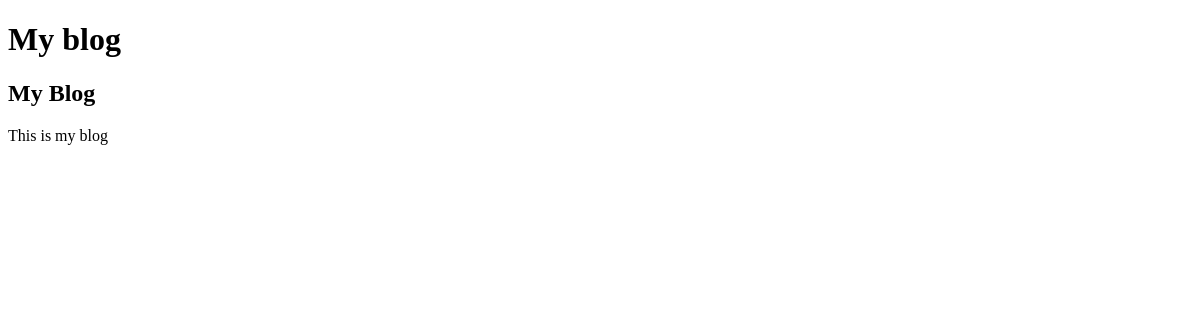
Page /blog/ on the earlier database version.
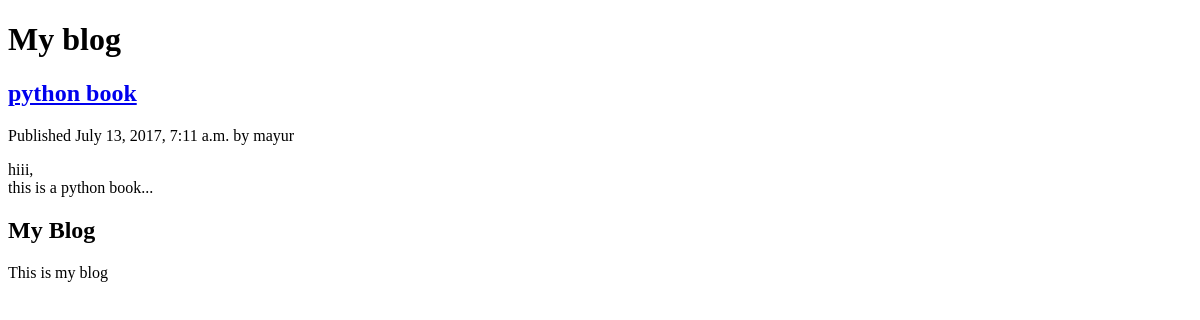
Same page on the later database version.
### blog/models.py (models this page shows, shortened)
class Post(models.Model):
	STATUS_CHOICE = (
		('draft', 'Draft'),
		('published', 'Published'),
		)
	title = models.CharField(max_length = 250)
	slug = models.SlugField(max_length = 250, unique_for_date = 'publish')
	author = models.ForeignKey(User, related_name = 'bolg_posts') #For reverse relationship....(related_name)
	body = models.TextField()
	publish = models.DateTimeField(default = timezone.now())
	created = models.DateTimeField(auto_now_add = True)
	updated = models.DateTimeField(auto_now = True)
	status = models.CharField(max_length = 10, choices = STATUS_CHOICE, default = 'draft')
	objects = models.Manager()
	published = PublishedManager()
	class meta:
		ordering = ('-publish')
	def get_absolute_url(self):
		return reverse('blog:post_details', args = [self.publish.year, self.publish.strftime('%m'), self.publish.strftime('%d'),self.slug])

### blog/views.py (the view)
class PostListView(ListView):
	queryset = Post.published.all()
	context_object_name = 'posts'
	template_name = 'blog/post/list.html'

### blog/templates/blog/post/list.html (shortened to what this page needs)
{% extends "blog/base.html" %}
{% block content %}
	<h1>My blog</h1>
	{% for post in posts %}
		<h2><a href="{{post.get_absolute_url}}">{{post.title}}</a></h2>
		<p class="date">Published {{post.publish}} by {{post.author}}</p>
		<p>{{post.body | linebreaks}}</p>
	{% endfor %}
{% endblock %}

### blog/templates/blog/base.html (shortened to what this page needs)
{% load staticfiles %}
<!DOCTYPE html>
<html>
	<head>
	</head>
	<body>
		<div id="content">
			{% block content %}
			{% endblock %}
		</div>
		<div id="sidebar">
			<h2>My Blog</h2>
			<p>This is my blog</p>
		</div>
	</body>
</html>

Differences in the rows shown:
added Post: title "python book", publish "July 13, 2017, 7:11 a.m.", author "mayur", body "hiii, this is a python book..."
